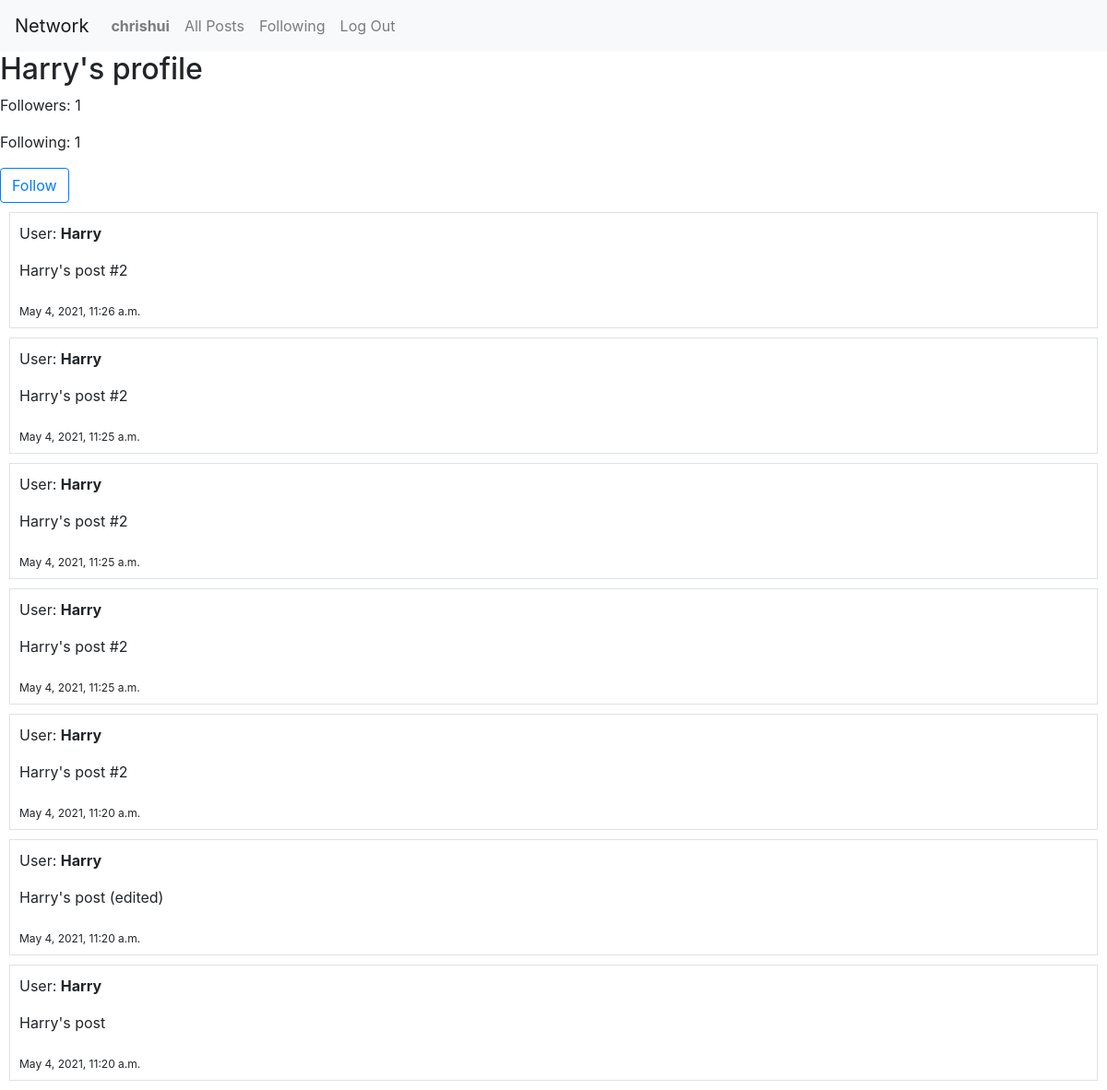
Before: /profile/2 (signed in) with the older database file.
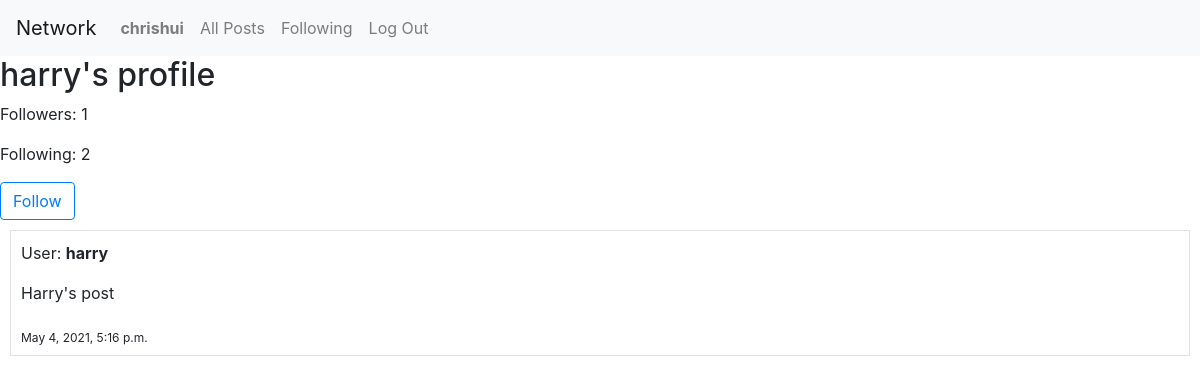
After: the same page with the newer database file.
### network/models.py (models this page shows, shortened)
class User(AbstractUser):
    pass

class TimeStampMixin(models.Model):
    created_at = models.DateTimeField(auto_now_add=True)
    updated_at = models.DateTimeField(auto_now=True)
    class Meta:
        abstract = True

class Post(TimeStampMixin):
    user = models.ForeignKey(User, on_delete=models.CASCADE)
    content = models.CharField(max_length = 64)
    likes = models.IntegerField(default=0)

### network/views.py (the view)
# urls.py: path("profile/<int:user_id>", views.profile, name="profile"),
def profile(request, user_id):
    target_user = User.objects.get(id=user_id)
    user = request.user
    posts_chronological = []
    for object in Post.objects.filter(user=target_user):
        posts_chronological.insert(0,object)
    following_check = Profile.objects.filter(user=user, following=target_user).exists()
    following_count = Profile.objects.filter(user=target_user).values('following').count()
    followers_count = Profile.objects.filter(user=target_user).values('followers').count()
    return render(request, "network/profile.html", {
        "posts": posts_chronological,
        "profile": target_user,
        "following_check": following_check,
        "following_count": following_count,
        "followers_count": followers_count,
    })

### network/templates/network/profile.html (shortened to what this page needs)
{% extends "network/layout.html" %}
{% block body %}
  <h2> {{ profile.username }}'s profile</h2>
  <p> Followers: {{followers_count}}</p>
  <p> Following: {{following_count}}</p>
  {% if user.id != profile.id %}
    <form action="{% url 'follow' profile.id %}" method="post">
      {% if following_check == False %}
        <input type="submit" value="Follow" class="btn btn-outline-primary" />
      {% endif %}
    </form>
  {% endif %}
  {% for post in posts %}
    <div class="border" style="margin: 10px; padding: 10px;">
      <p>User:  <b> {{ post.user }} </b></p>
      <p> {{ post.content }} </p>
      <sub> {{ post.created_at }}</sub>
    </div>
  {% endfor %}
{% endblock %}

### network/templates/network/layout.html (shortened to what this page needs)
{% load static %}
<!DOCTYPE html>
<html lang="en">
    <head>
        <link rel="stylesheet" href="https://stackpath.bootstrapcdn.com/bootstrap/4.4.1/css/bootstrap.min.css">
        <link href="{% static 'network/styles.css' %}" rel="stylesheet">
    </head>
    <body>
        <nav class="navbar navbar-expand-lg navbar-light bg-light">
            <a class="navbar-brand" href="#">Network</a>
            <div>
              <ul class="navbar-nav mr-auto">
                {% if user.is_authenticated %}
                    <li class="nav-item">
                        <a class="nav-link" href="{% url 'profile' user.id %}"><strong>{{ user.username }}</strong></a>
                    </li>
                {% endif %}
                <li class="nav-item">
                  <a class="nav-link" href="{% url 'index' %}">All Posts</a>
                </li>
                {% if user.is_authenticated %}
                    <li class="nav-item">
                        <a class="nav-link" href="{% url 'following' %}">Following</a>
                    </li>
                    <li class="nav-item">
                        <a class="nav-link" href="{% url 'logout' %}">Log Out</a>
                    </li>
                {% endif %}
              </ul>
            </div>
          </nav>
        <div class="body">
          {% block body %}
          {% endblock %}
        </div>
    </body>
</html>

Changed rows visible on the page:
no longer on this page (row edited): Post: user "Harry", content "Harry's post #2", created_at "May 4, 2021, 11:26 a.m."
no longer on this page (row edited): Post: user "Harry", content "Harry's post #2", created_at "May 4, 2021, 11:25 a.m."
removed Post: user "Harry", content "Harry's post #2", created_at "May 4, 2021, 11:25 a.m."
removed Post: user "Harry", content "Harry's post #2", created_at "May 4, 2021, 11:25 a.m."
removed Post: user "Harry", content "Harry's post #2", created_at "May 4, 2021, 11:20 a.m."
removed Post: user "Harry", content "Harry's post (edited)", created_at "May 4, 2021, 11:20 a.m."
removed Post: user "Harry", content "Harry's post", created_at "May 4, 2021, 11:20 a.m."
changed User: username "Harry" → "harry"
added Post: user "harry", content "Harry's post", created_at "May 4, 2021, 5:16 p.m."
Other visible differences:
{{ following_count }}: "1" → "2"
